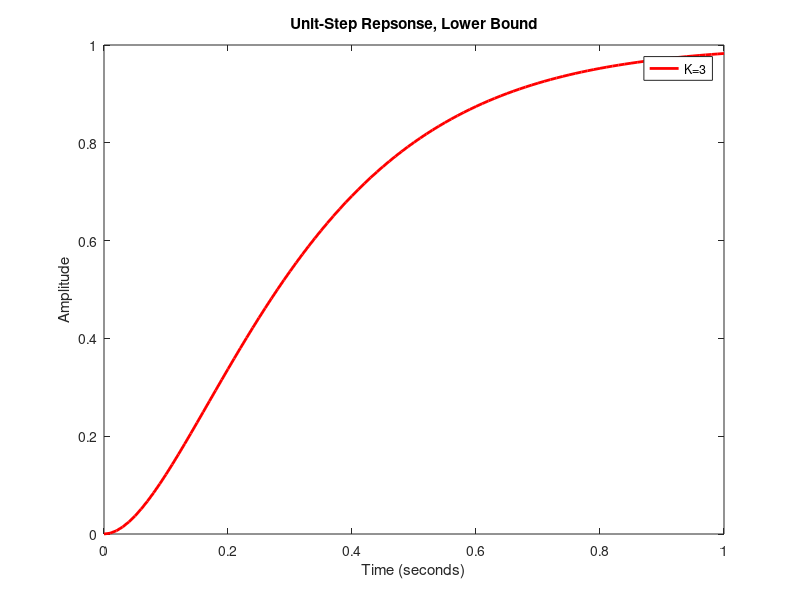

Reproduce this figure in MATLAB. (Note: this script raises an error after producing the figure.)
%% ECE-311, HW-3, Problem 1, 04/19/15, Casimir Sowinski
% Problem 1: A proposed closed-loop system that includes a pacemaker and 
% the measurement of heart rate is shown below.
%
% <<Heart.png>>
%
% Design the amplifier gain to satisfy the requirement that overshoot to a 
% step in desired heart rate should be less than 10% Find a suitable range 
% of K.
clc
clear
 
%% Results of hand calculations
% The attached hand calculations resulted in a range for $K$ of
%
% $$3 \leq K \leq (3*\pi^3)/(ln(10))^2+3$$
%
% -OR-
%
% $$3 \leq K \leq 8.585$$
%
 
%% Test lower bound
s       = tf('s');
K       = 3;
% Initialize the system
sysa    = K/(1/12*s+1);
sysb    = 1/s;
sysc    = 1;
sys1    = feedback(series(sysa,sysb),sysc);
 
% Find unit-step responses
[y1_Step,t1_Step] = step(sys1);
 
% Plot unit-step responses
figure(1);
h1 = plot(t1_Step,y1_Step,'r-','LineWidth',2);
% Format plot
title('Unit-Step Repsonse, Lower Bound');
ylabel('Amplitude');
xlabel('Time (seconds)');
xlim([0 t1_Step(end)]);
hleg1 = legend([h1],'K=3');
 
% Find stats
S = stepinfo(sys1)
 
%% Test upper bound
s       = tf('s');
K       = 8.585;
% Initialize the system
sysa    = K/(1/12*s+1);
sysb    = 1/s;
sysc    = 1;
sys2    = feedback(series(sysa,sysb),sysc);
 
% Find unit-step responses
[y2_Step,t2_Step] = step(sys2);
 
% Plot unit-step responses
figure(2);
h2 = plot(t2_Step,y2_Step,'G-','LineWidth',2);
% Format plot
title('Unit-Step Repsonse, Upper Bound');
ylabel('Amplitude');
xlabel('Time (seconds)');
xlim([0 t2_Step(end)]);
hleg2 = legend([h2],'K=8.585');
 
% Find stats
S = stepinfo(sys2)


